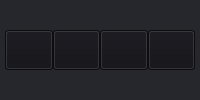
             <widget class="QWidget" name="productAction_widget_5" native="true">
              <property name="sizePolicy">
               <sizepolicy hsizetype="Expanding" vsizetype="Expanding">
                <horstretch>0</horstretch>
                <verstretch>0</verstretch>
               </sizepolicy>
              </property>
              <property name="styleSheet">
               <string notr="true">background-color:rgb(38, 39, 44);</string>
              </property>
              <layout class="QGridLayout" name="gridLayout_9">
               <property name="leftMargin">
                <number>5</number>
               </property>
               <property name="topMargin">
                <number>5</number>
               </property>
               <property name="rightMargin">
                <number>5</number>
               </property>
               <property name="bottomMargin">
                <number>5</number>
               </property>
               <property name="spacing">
                <number>0</number>
               </property>
               <item row="0" column="0">
                <layout class="QHBoxLayout" name="horizontalLayout_7">
                 <property name="spacing">
                  <number>0</number>
                 </property>
                 <property name="topMargin">
                  <number>0</number>
                 </property>
                 <property name="bottomMargin">
                  <number>0</number>
                 </property>
                 <item>
                  <widget class="QPushButton" name="pushButton_21">
                   <property name="sizePolicy">
                    <sizepolicy hsizetype="Expanding" vsizetype="Fixed">
                     <horstretch>0</horstretch>
                     <verstretch>0</verstretch>
                    </sizepolicy>
                   </property>
                   <property name="minimumSize">
                    <size>
                     <width>40</width>
                     <height>40</height>
                    </size>
                   </property>
                   <property name="maximumSize">
                    <size>
                     <width>60</width>
                     <height>40</height>
                    </size>
                   </property>
                   <property name="styleSheet">
                    <string notr="true">background-color: rgb(18, 18, 23);
padding: 5px;
color:rgb(255, 255, 255);</string>
                   </property>
                   <property name="icon">
                    <iconset theme="QIcon::ThemeIcon::EditFind"/>
                   </property>
                   <property name="iconSize">
                    <size>
                     <width>24</width>
                     <height>24</height>
                    </size>
                   </property>
                  </widget>
                 </item>
                 <item>
                  <widget class="QPushButton" name="pushButton_22">
                   <property name="sizePolicy">
                    <sizepolicy hsizetype="Expanding" vsizetype="Fixed">
                     <horstretch>0</horstretch>
                     <verstretch>0</verstretch>
                    </sizepolicy>
                   </property>
                   <property name="minimumSize">
                    <size>
                     <width>30</width>
                     <height>30</height>
                    </size>
                   </property>
                   <property name="maximumSize">
                    <size>
                     <width>60</width>
                     <height>40</height>
                    </size>
                   </property>
                   <property name="styleSheet">
                    <string notr="true">background-color: rgb(18, 18, 23);
padding: 5px;
color:rgb(255, 255, 255);</string>
                   </property>
                   <property name="text">
                    <string/>
                   </property>
                   <property name="icon">
                    <iconset theme="QIcon::ThemeIcon::CameraPhoto"/>
                   </property>
                   <property name="iconSize">
                    <size>
                     <width>24</width>
                     <height>24</height>
                    </size>
                   </property>
                  </widget>
                 </item>
                 <item>
                  <widget class="QPushButton" name="pushButton_23">
                   <property name="sizePolicy">
                    <sizepolicy hsizetype="Expanding" vsizetype="Fixed">
                     <horstretch>0</horstretch>
                     <verstretch>0</verstretch>
                    </sizepolicy>
                   </property>
                   <property name="minimumSize">
                    <size>
                     <width>30</width>
                     <height>30</height>
                    </size>
                   </property>
                   <property name="maximumSize">
                    <size>
                     <width>60</width>
                     <height>40</height>
                    </size>
                   </property>
                   <property name="styleSheet">
                    <string notr="true">background-color: rgb(18, 18, 23);
padding: 5px;
color:rgb(255, 255, 255);</string>
                   </property>
                   <property name="text">
                    <string/>
                   </property>
                   <property name="icon">
                    <iconset theme="QIcon::ThemeIcon::EditDelete"/>
                   </property>
                   <property name="iconSize">
                    <size>
                     <width>24</width>
                     <height>24</height>
                    </size>
                   </property>
                  </widget>
                 </item>
                 <item>
                  <widget class="QPushButton" name="pushButton_24">
                   <property name="sizePolicy">
                    <sizepolicy hsizetype="Expanding" vsizetype="Fixed">
                     <horstretch>0</horstretch>
                     <verstretch>0</verstretch>
                    </sizepolicy>
                   </property>
                   <property name="minimumSize">
                    <size>
                     <width>30</width>
                     <height>30</height>
                    </size>
                   </property>
                   <property name="maximumSize">
                    <size>
                     <width>60</width>
                     <height>40</height>
                    </size>
                   </property>
                   <property name="styleSheet">
                    <string notr="true">background-color: rgb(18, 18, 23);
padding: 5px;
color:rgb(255, 255, 255);</string>
                   </property>
                   <property name="text">
                    <string/>
                   </property>
                   <property name="icon">
                    <iconset theme="QIcon::ThemeIcon::MailMessageNew"/>
                   </property>
                   <property name="iconSize">
                    <size>
                     <width>24</width>
                     <height>24</height>
                    </size>
                   </property>
                  </widget>
                 </item>
                </layout>
               </item>
              </layout>
             </widget>
